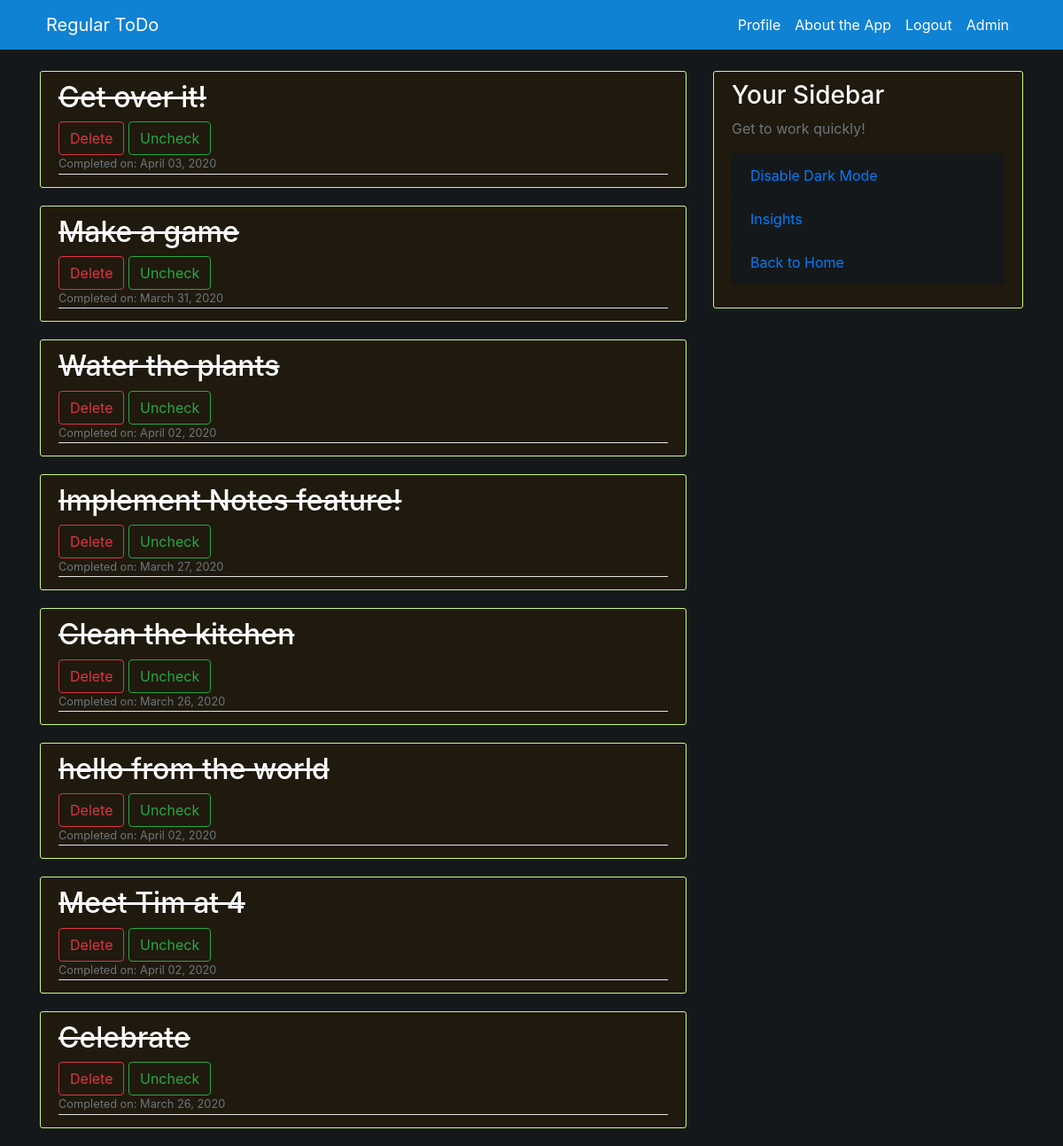
/todo/completed/ (signed in), run on the app's committed database.
### ToDo/models.py (models this page shows, shortened)
class ToDo(models.Model):
    title = models.CharField(max_length=100)
    date_posted = models.DateTimeField(default=timezone.now)
    creator = models.ForeignKey(User, on_delete=models.CASCADE)
    is_checked = models.BooleanField(default=False)
    due_date = models.DateTimeField(null=True, blank=True)
    due_date_color = models.CharField(max_length=100, null=True, blank=True)
    num_of_subtasks = models.IntegerField(default=0)
    date_completed = models.DateTimeField(null=True, blank=True)
    notes = models.BooleanField(default=False)
    important = models.BooleanField(default=False)

### ToDo/views.py (the view)
# urls.py: path('todo/completed/', TodoCompletedView.as_view(), name="todo-completed"),
class TodoCompletedView(ListView):
    model = ToDo
    template_name = "ToDo/completed.html"
    context_object_name = "todos"
    ordering = ["-date_posted"]

### ToDo/templates/ToDo/completed.html
{% extends "ToDo/base.html" %}
{% block content %}
{% if user.is_authenticated %}
    {% for todo in todos %}
        {% if user.username|lower == todo.creator|lower and todo.is_checked %}
            <article class="media content-section">
                <div class="media-body">
                    <h2><a class="article-title"><s>{{ todo.title }}</s></a></h2>
                    <button onclick="location.href='{% url 'todo-delete' todo.pk %}'" class="btn btn-outline-danger" type="submit">Delete</button>
                    <button onclick="location.href='{% url 'todo-uncheck' todo.pk %}'" class="btn btn-outline-success" type="submit">Uncheck</button>
                    <br>
                    {% if todo.date_completed != None %}
                        <div class="article-metadata">
                            <small class="text-muted">Completed on: {{ todo.date_completed|date:"F d, Y" }}</small>
                        </div>
                    {% endif %}
                </div>
            </article>
        {% endif %}
    {% endfor %}
{% endif %}
{% endblock content %}

### static/ToDo/main_dark.css (style rules this page uses)
body { background: #15181a; color: #333333; margin-top: 5rem; }
h1, h2, h3, h4, h5, h6 { color: #ffffff; }
.content-section { background: #1f1a0d; padding: 10px 20px; border: 1px solid #ccfa78; border-radius: 3px; margin-bottom: 20px; }
.article-title { color: #ffffff; }
.article-metadata { padding-bottom: 1px; margin-bottom: 4px; border-bottom: 1px solid #e3e3e3 }

### data on the page
ToDo: title "Get over it!", date_completed "April 03, 2020"
ToDo: title "Make a game", date_completed "March 31, 2020"
ToDo: title "Water the plants", date_completed "April 02, 2020"
ToDo: title "Implement Notes feature!", date_completed "March 27, 2020"
ToDo: title "Clean the kitchen", date_completed "March 26, 2020"
ToDo: title "hello from the world", date_completed "April 02, 2020"
ToDo: title "Meet Tim at 4", date_completed "April 02, 2020"
ToDo: title "Celebrate", date_completed "March 26, 2020"
